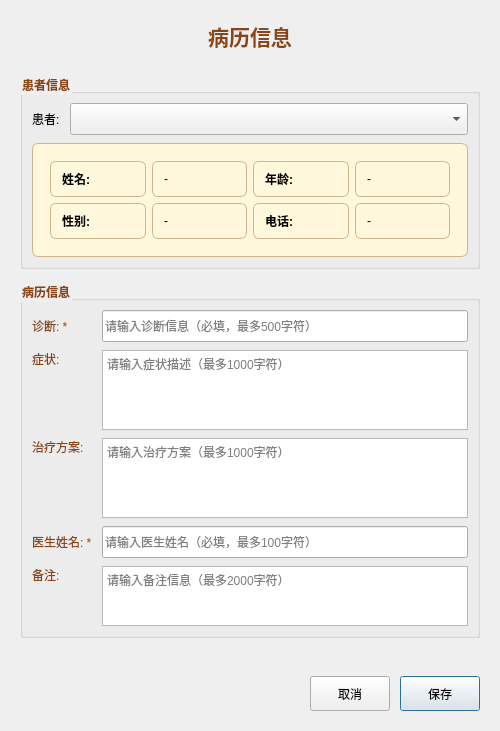
<?xml version="1.0" encoding="UTF-8"?>
<ui version="4.0">
 <class>MedicalRecordDialog</class>
 <widget class="QDialog" name="MedicalRecordDialog">
  <property name="geometry">
   <rect>
    <x>0</x>
    <y>0</y>
    <width>500</width>
    <height>650</height>
   </rect>
  </property>
  <property name="windowTitle">
   <string>病历信息</string>
  </property>
  <property name="modal">
   <bool>true</bool>
  </property>
  <layout class="QVBoxLayout" name="mainLayout">
   <property name="spacing">
    <number>12</number>
   </property>
   <property name="leftMargin">
    <number>20</number>
   </property>
   <property name="topMargin">
    <number>20</number>
   </property>
   <property name="rightMargin">
    <number>20</number>
   </property>
   <property name="bottomMargin">
    <number>20</number>
   </property>
   <item>
    <widget class="QLabel" name="titleLabel">
     <property name="text">
      <string>病历信息</string>
     </property>
     <property name="alignment">
      <set>Qt::AlignmentFlag::AlignCenter</set>
     </property>
     <property name="styleSheet">
      <string>font-size: 16pt; font-weight: bold; color: #8B4513; margin-bottom: 10px;</string>
     </property>
    </widget>
   </item>
   <item>
    <widget class="QGroupBox" name="patientInfoGroup">
     <property name="title">
      <string>患者信息</string>
     </property>
     <property name="styleSheet">
      <string>QGroupBox { font-weight: bold; color: #8B4513; }</string>
     </property>
     <layout class="QFormLayout" name="patientFormLayout">
      <property name="horizontalSpacing">
       <number>10</number>
      </property>
      <property name="verticalSpacing">
       <number>8</number>
      </property>
      <item row="0" column="0">
       <widget class="QLabel" name="patientLabel">
        <property name="text">
         <string>患者:</string>
        </property>
       </widget>
      </item>
      <item row="0" column="1">
       <widget class="QComboBox" name="patientComboBox">
        <property name="minimumSize">
         <size>
          <width>200</width>
          <height>32</height>
         </size>
        </property>
        <property name="editable">
         <bool>false</bool>
        </property>
       </widget>
      </item>
      <item row="1" column="0" colspan="2">
       <widget class="QFrame" name="patientDetailsFrame">
        <property name="frameShape">
         <enum>QFrame::Shape::StyledPanel</enum>
        </property>
        <property name="frameShadow">
         <enum>QFrame::Shadow::Sunken</enum>
        </property>
        <property name="styleSheet">
         <string>QFrame { background-color: #FFF8DC; border: 1px solid #D2B48C; border-radius: 6px; padding: 8px; }</string>
        </property>
        <layout class="QGridLayout" name="patientDetailsLayout">
         <property name="spacing">
          <number>6</number>
         </property>
         <item row="0" column="0">
          <widget class="QLabel" name="patientNameLabel">
           <property name="text">
            <string>姓名:</string>
           </property>
           <property name="styleSheet">
            <string>font-weight: bold;</string>
           </property>
          </widget>
         </item>
         <item row="0" column="1">
          <widget class="QLabel" name="patientNameValue">
           <property name="text">
            <string>-</string>
           </property>
          </widget>
         </item>
         <item row="0" column="2">
          <widget class="QLabel" name="patientAgeLabel">
           <property name="text">
            <string>年龄:</string>
           </property>
           <property name="styleSheet">
            <string>font-weight: bold;</string>
           </property>
          </widget>
         </item>
         <item row="0" column="3">
          <widget class="QLabel" name="patientAgeValue">
           <property name="text">
            <string>-</string>
           </property>
          </widget>
         </item>
         <item row="1" column="0">
          <widget class="QLabel" name="patientGenderLabel">
           <property name="text">
            <string>性别:</string>
           </property>
           <property name="styleSheet">
            <string>font-weight: bold;</string>
           </property>
          </widget>
         </item>
         <item row="1" column="1">
          <widget class="QLabel" name="patientGenderValue">
           <property name="text">
            <string>-</string>
           </property>
          </widget>
         </item>
         <item row="1" column="2">
          <widget class="QLabel" name="patientPhoneLabel">
           <property name="text">
            <string>电话:</string>
           </property>
           <property name="styleSheet">
            <string>font-weight: bold;</string>
           </property>
          </widget>
         </item>
         <item row="1" column="3">
          <widget class="QLabel" name="patientPhoneValue">
           <property name="text">
            <string>-</string>
           </property>
          </widget>
         </item>
        </layout>
       </widget>
      </item>
     </layout>
    </widget>
   </item>
   <item>
    <widget class="QGroupBox" name="medicalRecordGroup">
     <property name="title">
      <string>病历信息</string>
     </property>
     <property name="styleSheet">
      <string>QGroupBox { font-weight: bold; color: #8B4513; }</string>
     </property>
     <layout class="QFormLayout" name="medicalFormLayout">
      <property name="horizontalSpacing">
       <number>10</number>
      </property>
      <property name="verticalSpacing">
       <number>8</number>
      </property>
      <item row="0" column="0">
       <widget class="QLabel" name="diagnosisLabel">
        <property name="text">
         <string>诊断: *</string>
        </property>
        <property name="styleSheet">
         <string>color: #8B4513;</string>
        </property>
       </widget>
      </item>
      <item row="0" column="1">
       <widget class="QLineEdit" name="diagnosisEdit">
        <property name="minimumSize">
         <size>
          <width>300</width>
          <height>32</height>
         </size>
        </property>
        <property name="maxLength">
         <number>500</number>
        </property>
        <property name="placeholderText">
         <string>请输入诊断信息（必填，最多500字符）</string>
        </property>
       </widget>
      </item>
      <item row="1" column="0">
       <widget class="QLabel" name="symptomsLabel">
        <property name="text">
         <string>症状:</string>
        </property>
        <property name="alignment">
         <set>Qt::AlignmentFlag::AlignLeading|Qt::AlignmentFlag::AlignLeft|Qt::AlignmentFlag::AlignTop</set>
        </property>
        <property name="styleSheet">
         <string>color: #8B4513;</string>
        </property>
       </widget>
      </item>
      <item row="1" column="1">
       <widget class="QTextEdit" name="symptomsEdit">
        <property name="minimumSize">
         <size>
          <width>300</width>
          <height>80</height>
         </size>
        </property>
        <property name="maximumSize">
         <size>
          <width>16777215</width>
          <height>80</height>
         </size>
        </property>
        <property name="placeholderText">
         <string>请输入症状描述（最多1000字符）</string>
        </property>
       </widget>
      </item>
      <item row="2" column="0">
       <widget class="QLabel" name="treatmentLabel">
        <property name="text">
         <string>治疗方案:</string>
        </property>
        <property name="alignment">
         <set>Qt::AlignmentFlag::AlignLeading|Qt::AlignmentFlag::AlignLeft|Qt::AlignmentFlag::AlignTop</set>
        </property>
        <property name="styleSheet">
         <string>color: #8B4513;</string>
        </property>
       </widget>
      </item>
      <item row="2" column="1">
       <widget class="QTextEdit" name="treatmentEdit">
        <property name="minimumSize">
         <size>
          <width>300</width>
          <height>80</height>
         </size>
        </property>
        <property name="maximumSize">
         <size>
          <width>16777215</width>
          <height>80</height>
         </size>
        </property>
        <property name="placeholderText">
         <string>请输入治疗方案（最多1000字符）</string>
        </property>
       </widget>
      </item>
      <item row="3" column="0">
       <widget class="QLabel" name="doctorNameLabel">
        <property name="text">
         <string>医生姓名: *</string>
        </property>
        <property name="styleSheet">
         <string>color: #8B4513;</string>
        </property>
       </widget>
      </item>
      <item row="3" column="1">
       <widget class="QLineEdit" name="doctorNameEdit">
        <property name="minimumSize">
         <size>
          <width>300</width>
          <height>32</height>
         </size>
        </property>
        <property name="maxLength">
         <number>100</number>
        </property>
        <property name="placeholderText">
         <string>请输入医生姓名（必填，最多100字符）</string>
        </property>
       </widget>
      </item>
      <item row="4" column="0">
       <widget class="QLabel" name="notesLabel">
        <property name="text">
         <string>备注:</string>
        </property>
        <property name="alignment">
         <set>Qt::AlignmentFlag::AlignLeading|Qt::AlignmentFlag::AlignLeft|Qt::AlignmentFlag::AlignTop</set>
        </property>
        <property name="styleSheet">
         <string>color: #8B4513;</string>
        </property>
       </widget>
      </item>
      <item row="4" column="1">
       <widget class="QTextEdit" name="notesEdit">
        <property name="minimumSize">
         <size>
          <width>300</width>
          <height>60</height>
         </size>
        </property>
        <property name="maximumSize">
         <size>
          <width>16777215</width>
          <height>60</height>
         </size>
        </property>
        <property name="placeholderText">
         <string>请输入备注信息（最多2000字符）</string>
        </property>
       </widget>
      </item>
     </layout>
    </widget>
   </item>
   <item>
    <widget class="QLabel" name="errorLabel">
     <property name="text">
      <string/>
     </property>
     <property name="alignment">
      <set>Qt::AlignmentFlag::AlignCenter</set>
     </property>
     <property name="styleSheet">
      <string>color: red; font-weight: bold;</string>
     </property>
     <property name="visible">
      <bool>false</bool>
     </property>
     <property name="wordWrap">
      <bool>true</bool>
     </property>
    </widget>
   </item>
   <item>
    <spacer name="verticalSpacer">
     <property name="orientation">
      <enum>Qt::Orientation::Vertical</enum>
     </property>
     <property name="sizeHint" stdset="0">
      <size>
       <width>20</width>
       <height>10</height>
      </size>
     </property>
    </spacer>
   </item>
   <item>
    <layout class="QHBoxLayout" name="buttonLayout">
     <property name="spacing">
      <number>10</number>
     </property>
     <item>
      <spacer name="buttonSpacer">
       <property name="orientation">
        <enum>Qt::Orientation::Horizontal</enum>
       </property>
       <property name="sizeHint" stdset="0">
        <size>
         <width>40</width>
         <height>20</height>
        </size>
       </property>
      </spacer>
     </item>
     <item>
      <widget class="QPushButton" name="cancelButton">
       <property name="text">
        <string>取消</string>
       </property>
       <property name="minimumSize">
        <size>
         <width>80</width>
         <height>35</height>
        </size>
       </property>
      </widget>
     </item>
     <item>
      <widget class="QPushButton" name="saveButton">
       <property name="text">
        <string>保存</string>
       </property>
       <property name="minimumSize">
        <size>
         <width>80</width>
         <height>35</height>
        </size>
       </property>
       <property name="default">
        <bool>true</bool>
       </property>
      </widget>
     </item>
    </layout>
   </item>
  </layout>
 </widget>
 <resources/>
 <connections/>
</ui>
